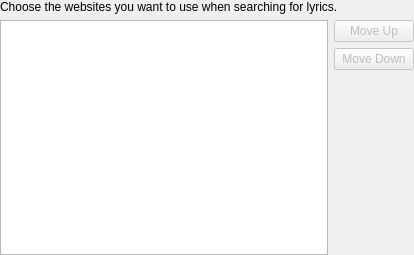
<?xml version="1.0" encoding="UTF-8"?>
<ui version="4.0">
 <class>CacheSettings</class>
 <widget class="QWidget" name="CacheSettings">
  <property name="geometry">
   <rect>
    <x>0</x>
    <y>0</y>
    <width>414</width>
    <height>255</height>
   </rect>
  </property>
  <property name="windowTitle">
   <string>Form</string>
  </property>
  <layout class="QVBoxLayout" name="verticalLayout_2">
   <property name="margin">
    <number>0</number>
   </property>
   <item>
    <widget class="QLabel" name="label">
     <property name="text">
      <string>Choose the websites you want to use when searching for lyrics.</string>
     </property>
     <property name="wordWrap">
      <bool>true</bool>
     </property>
    </widget>
   </item>
   <item>
    <layout class="QHBoxLayout" name="horizontalLayout">
     <item>
      <widget class="QListWidget" name="providers"/>
     </item>
     <item>
      <layout class="QVBoxLayout" name="verticalLayout">
       <item>
        <widget class="QPushButton" name="up">
         <property name="enabled">
          <bool>false</bool>
         </property>
         <property name="text">
          <string>Move Up</string>
         </property>
        </widget>
       </item>
       <item>
        <widget class="QPushButton" name="down">
         <property name="enabled">
          <bool>false</bool>
         </property>
         <property name="text">
          <string>Move Down</string>
         </property>
        </widget>
       </item>
       <item>
        <spacer name="verticalSpacer">
         <property name="orientation">
          <enum>Qt::Vertical</enum>
         </property>
         <property name="sizeHint" stdset="0">
          <size>
           <width>20</width>
           <height>40</height>
          </size>
         </property>
        </spacer>
       </item>
      </layout>
     </item>
    </layout>
   </item>
  </layout>
 </widget>
 <resources/>
 <connections/>
</ui>
